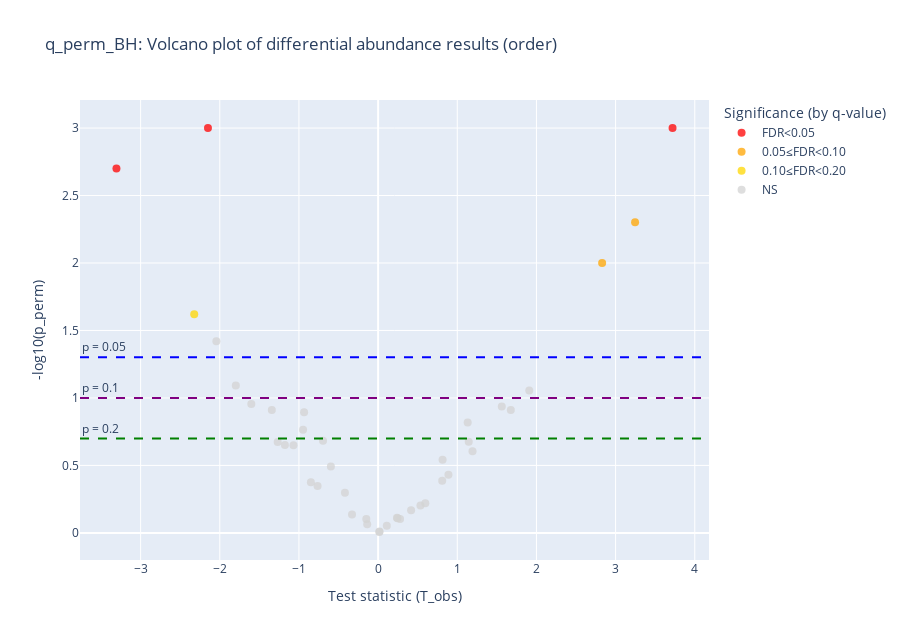
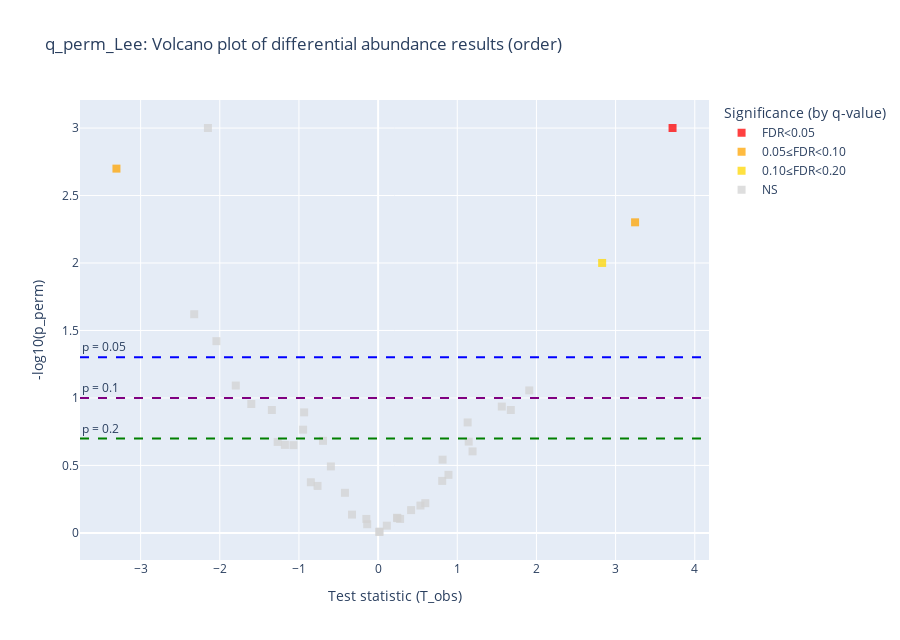
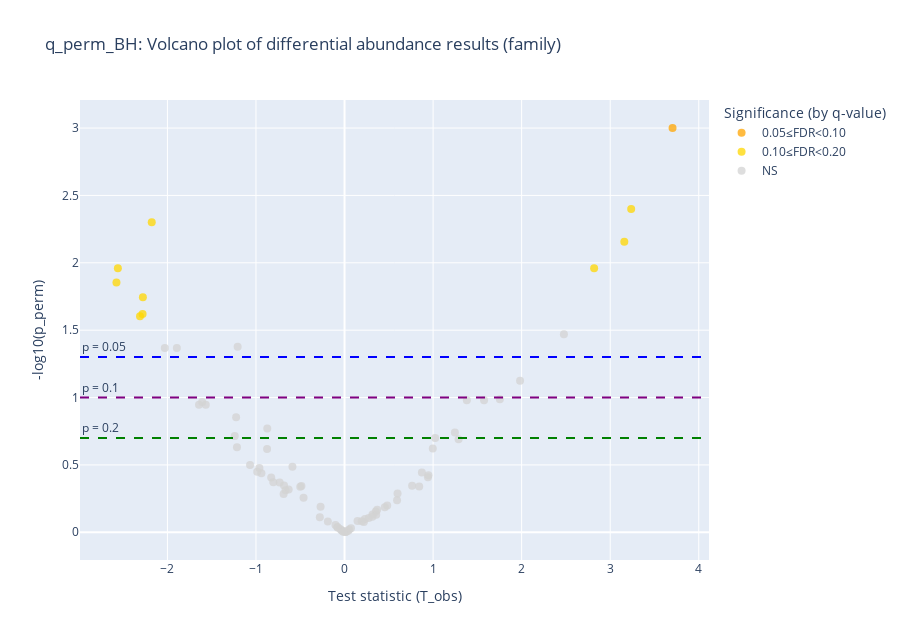
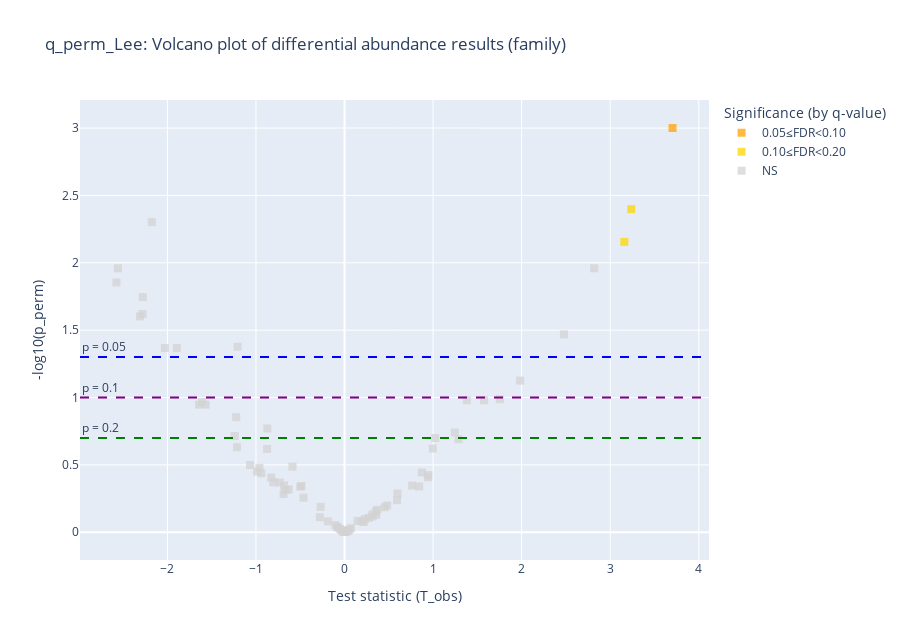

Here is the notebook cell these charts were saved with, in order:
### Code cell
def plot_volcano(df, level, method):
    """
    Plot a volcano plot for differential abundance results.

    Returns
    -------
    fig : plotly.graph_objs._figure.Figure
        The plotly figure object.
    """
    cat_order = ["FDR<0.05", "0.05≤FDR<0.10", "0.10≤FDR<0.20", "NS"]
    color_map = {
        "FDR<0.05": "red",
        "0.05≤FDR<0.10": "orange",
        "0.10≤FDR<0.20": "gold",
        "NS": "lightgrey",
    }
    # Set marker symbol based on method
    symbol = "circle" if method == "q_perm_BH" else "square"

    fig = px.scatter(
        df,
        x="T_obs",
        y="-log10_p",
        color="Significance",
        category_orders={"Significance": cat_order},
        color_discrete_map=color_map,
        hover_data=[level, "p_perm", method],
        title=f"{method}: Volcano plot of differential abundance results ({level})",
        labels={"T_obs": "Test statistic (T_obs)", "-log10_p": "-log10(p_perm)"},
        symbol_sequence=[symbol]
    )
    for p_thr, clr in [(0.05, "blue"), (0.10, "purple"), (0.20, "green")]:
        fig.add_hline(
            y=-np.log10(p_thr),
            line_dash="dash",
            line_color=clr,
            annotation_text=f"p = {p_thr}",
            annotation_position="top left",
        )
    fig.update_traces(marker=dict(size=8, opacity=0.75))
    fig.update_layout(legend_title="Significance (by q-value)", width=900, height=640)

    return fig

levels = ["order", "family", "genus", "species", "ASVs"]
n_iter = 1000
target_variable = "smoking_bin"

for level in levels:
    true_pvalue = linda_stats[level]['p_value']
    hist_fig_pvalue = plot_histogram(true_pvalue.values, bins=20, xlabel='p-value', ylabel='Frequency', title=f'Histogram of true p-values {level}')
    hist_fig_pvalue.savefig(f"results/histogram_true_{level}_{n_iter}_{target_variable}.png")
    plt.close(hist_fig_pvalue)

    stats_df = pd.read_csv(f"data/linda_{level}_{n_iter}_{target_variable}.csv", index_col=0)
    T_obs = linda_stats[level]['obs_stat'].values
    T_perm = stats_df.to_numpy()
    B = T_perm.shape[1]

    abs_obs = np.abs(T_obs)[:, None]
    abs_perm = np.abs(T_perm)
    perm_p = (1 + (abs_perm >= abs_obs).sum(axis=1)) / (1 + B)

    hist_fig_permuted = plot_histogram(perm_p, bins=20, xlabel='p-value', ylabel='Frequency', title=f'Histogram of permuted p-values {level}')
    hist_fig_permuted.savefig(f"results/histogram_permuted_{level}_{n_iter}_{target_variable}.png")
    plt.close(hist_fig_permuted)

    rej_bh, qvals_perm, _, _ = multipletests(perm_p, alpha=0.05, method='fdr_bh')
    ### Lee et al. method
    min_p_values = min_unadjusted_p_values(stats_df)
    adj_p_values = adjusted_p_values(min_p_values, true_pvalue)

    out = pd.DataFrame({
        "T_obs": T_obs,
        "p_true": true_pvalue.values,
        "p_perm": perm_p,
        "q_perm_BH": qvals_perm,
        "q_perm_Lee": adj_p_values
    }, index=true_pvalue.index)
    out.to_csv(f"results/permutation_null_{level}_{n_iter}_{target_variable}.csv")

    out_sorted = out.sort_values("q_perm_Lee")
    df = out_sorted.copy().reset_index().rename(columns={"index": level})
    df["-log10_p"] = -np.log10(df["p_perm"])

    # Precompute significance categories for both methods to avoid repeated code
    significance_methods = {
        "q_perm_BH": df["q_perm_BH"].values,
        "q_perm_Lee": df["q_perm_Lee"].values
    }
    for method, q in significance_methods.items():
        sig_count = (q < 0.05).sum()
        print(f"{level} level: {sig_count} significant taxa at FDR<0.05 by {method} method")

        conds = [
            q < 0.05,
            (q >= 0.05) & (q < 0.10),
            (q >= 0.10) & (q < 0.20),
        ]
        choices = ["FDR<0.05", "0.05≤FDR<0.10", "0.10≤FDR<0.20"]
        df["Significance"] = np.select(conds, choices, default="NS").astype(str)
        df["Significance"] = df["Significance"].fillna("NS").astype(str)

        fig = plot_volcano(df, level, method)
        fig.show()
        fig.write_image(f"plots/png/DA_{level}_{method}_KORA_smoking.png")
        fig.write_image(f"plots/svg/DA_{level}_{method}_KORA_smoking.svg")

### Figure 1 — Plotly figure (JSON) as saved in the notebook; plotly's stock layout.template omitted (floating-point values rounded to 4 significant figures)
{"data": [{"customdata": [["o__Izemoplasmatales;", 0.000999, 0.02048], ["o__Erysipelotrichales;", 0.001998, 0.02731], ["o__unknown_11;", 0.000999, 0.02048]], "hovertemplate": "Significance=FDR<0.05<br>Test statistic (T_obs)=%{x}<br>-log10(p_perm)=%{y}<br>order=%{customdata[0]}<br>p_perm=%{customdata[1]}<br>q_perm_BH=%{customdata[2]}<extra></extra>", "legendgroup": "FDR<0.05", "marker": {"color": "red", "opacity": 0.75, "size": 8, "symbol": "circle"}, "mode": "markers", "name": "FDR<0.05", "orientation": "v", "showlegend": true, "type": "scatter", "x": [3.719, -3.305, -2.149], "xaxis": "x", "y": [3.0, 2.699, 3.0], "yaxis": "y"}, {"customdata": [["o__Clostridia_vadinBB60_group;", 0.004995, 0.0512], ["o__Christensenellales;", 0.00999, 0.08192]], "hovertemplate": "Significance=0.05≤FDR<0.10<br>Test statistic (T_obs)=%{x}<br>-log10(p_perm)=%{y}<br>order=%{customdata[0]}<br>p_perm=%{customdata[1]}<br>q_perm_BH=%{customdata[2]}<extra></extra>", "legendgroup": "0.05≤FDR<0.10", "marker": {"color": "orange", "opacity": 0.75, "size": 8, "symbol": "circle"}, "mode": "markers", "name": "0.05≤FDR<0.10", "orientation": "v", "showlegend": true, "type": "scatter", "x": [3.246, 2.83], "xaxis": "x", "y": [2.301, 2.0], "yaxis": "y"}, {"customdata": [["o__Burkholderiales;", 0.02398, 0.1638]], "hovertemplate": "Significance=0.10≤FDR<0.20<br>Test statistic (T_obs)=%{x}<br>-log10(p_perm)=%{y}<br>order=%{customdata[0]}<br>p_perm=%{customdata[1]}<br>q_perm_BH=%{customdata[2]}<extra></extra>", "legendgroup": "0.10≤FDR<0.20", "marker": {"color": "gold", "opacity": 0.75, "size": 8, "symbol": "circle"}, "mode": "markers", "name": "0.10≤FDR<0.20", "orientation": "v", "showlegend": true, "type": "scatter", "x": [-2.323], "xaxis": "x", "y": [1.62], "yaxis": "y"}, {"customdata": [["o__Aeromonadales;", 0.03796, 0.2223], ["o__RF39;", 0.08791, 0.3745], ["o__Coriobacteriales;", 0.08092, 0.3745], ["o__Opitutales;", 0.1229, 0.3745], ["o__Acidaminococcales;", 0.1109, 0.3745], ["o__Verrucomicrobiales;", 0.1159, 0.3745], ["o__unknown_28;", 0.5045, 0.7133], ["o__Pasteurellales;", 0.2108, 0.4369], ["o__Victivallales;", 0.6274, 0.8298], ["o__Veillonellales-Selenomonadales;", 0.2228, 0.4369], ["o__unknown_2;", 0.2867, 0.5111], ["o__Saccharimonadales;", 0.1279, 0.3745], ["o__Rhodospirillales;", 0.2488, 0.4636], ["o__unknown_4;", 0.1718, 0.4369], ["o__Peptostreptococcales-Tissierellales;", 0.6024, 0.8233], ["o__Peptococcales;", 0.7782, 0.8734], ["o__unknown_15;", 0.2078, 0.4369], ["o__Acholeplasmatales;", 0.8631, 0.9295], ["o__Lactobacillales;", 0.4116, 0.6402], ["o__Monoglobales;", 0.978, 0.985], ["o__Methanobacteriales;", 0.4486, 0.6568], ["o__unknown_7;", 0.3217, 0.5495], ["o__Lachnospirales;", 0.1229, 0.3745], ["o__Gastranaerophilales;", 0.7882, 0.8734], ["o__Flavobacteriales;", 0.7722, 0.8734], ["o__Enterobacterales;", 0.4216, 0.6402], ["o__Desulfovibrionales;", 0.7323, 0.8734], ["o__DTU014;", 0.1518, 0.4151], ["o__Clostridiales;", 0.6783, 0.8691], ["o__Clostridia_UCG-014;", 0.985, 0.985], ["o__Clostridia;", 0.8841, 0.9295], ["o__Bifidobacteriales;", 0.2118, 0.4369], ["o__Bacteroidales;", 0.2238, 0.4369], ["o__Oscillospirales;", 0.3716, 0.6095], ["o__unknown_9;", 0.7882, 0.8734]], "hovertemplate": "Significance=NS<br>Test statistic (T_obs)=%{x}<br>-log10(p_perm)=%{y}<br>order=%{customdata[0]}<br>p_perm=%{customdata[1]}<br>q_perm_BH=%{customdata[2]}<extra></extra>", "legendgroup": "NS", "marker": {"color": "lightgrey", "opacity": 0.75, "size": 8, "symbol": "circle"}, "mode": "markers", "name": "NS", "orientation": "v", "showlegend": true, "type": "scatter", "x": [-2.043, 1.91, -1.798, 1.676, -1.602, 1.562, -0.419, 1.145, 0.5352, -1.177, 0.8146, -0.9347, 1.193, -0.9477, 0.5963, 0.2446, -0.6958, -0.1376, 0.8097, 0.01756, -0.7647, -0.5968, -1.342, 0.2776, 0.2382, -0.8491, -0.3296, 1.131, 0.4168, 0.01545, 0.1098, -1.269, -1.069, 0.8886, -0.1489], "xaxis": "x", "y": [1.421, 1.056, 1.092, 0.9105, 0.9551, 0.936, 0.2971, 0.6762, 0.2025, 0.6521, 0.5426, 0.8932, 0.6042, 0.7649, 0.2201, 0.1089, 0.6824, 0.06392, 0.3855, 0.009651, 0.3482, 0.4926, 0.9105, 0.1034, 0.1123, 0.3751, 0.1353, 0.8186, 0.1686, 0.006557, 0.05349, 0.6741, 0.6502, 0.4299, 0.1034], "yaxis": "y"}], "layout": {"annotations": [{"showarrow": false, "text": "p = 0.05", "x": 0, "xanchor": "left", "xref": "x domain", "y": 1.301, "yanchor": "bottom", "yref": "y"}, {"showarrow": false, "text": "p = 0.1", "x": 0, "xanchor": "left", "xref": "x domain", "y": 1, "yanchor": "bottom", "yref": "y"}, {"showarrow": false, "text": "p = 0.2", "x": 0, "xanchor": "left", "xref": "x domain", "y": 0.699, "yanchor": "bottom", "yref": "y"}], "height": 640, "legend": {"title": {"text": "Significance (by q-value)"}, "tracegroupgap": 0}, "shapes": [{"line": {"color": "blue", "dash": "dash"}, "type": "line", "x0": 0, "x1": 1, "xref": "x domain", "y0": 1.301, "y1": 1.301, "yref": "y"}, {"line": {"color": "purple", "dash": "dash"}, "type": "line", "x0": 0, "x1": 1, "xref": "x domain", "y0": 1, "y1": 1, "yref": "y"}, {"line": {"color": "green", "dash": "dash"}, "type": "line", "x0": 0, "x1": 1, "xref": "x domain", "y0": 0.699, "y1": 0.699, "yref": "y"}], "title": {"text": "q_perm_BH: Volcano plot of differential abundance results (order)"}, "width": 900, "xaxis": {"anchor": "y", "domain": [0, 1], "title": {"text": "Test statistic (T_obs)"}}, "yaxis": {"anchor": "x", "domain": [0, 1], "title": {"text": "-log10(p_perm)"}}}}

### Figure 2 — Plotly figure (JSON) as saved in the notebook; plotly's stock layout.template omitted (floating-point values rounded to 4 significant figures)
{"data": [{"customdata": [["o__Izemoplasmatales;", 0.000999, 0.04]], "hovertemplate": "Significance=FDR<0.05<br>Test statistic (T_obs)=%{x}<br>-log10(p_perm)=%{y}<br>order=%{customdata[0]}<br>p_perm=%{customdata[1]}<br>q_perm_Lee=%{customdata[2]}<extra></extra>", "legendgroup": "FDR<0.05", "marker": {"color": "red", "opacity": 0.75, "size": 8, "symbol": "square"}, "mode": "markers", "name": "FDR<0.05", "orientation": "v", "showlegend": true, "type": "scatter", "x": [3.719], "xaxis": "x", "y": [3.0], "yaxis": "y"}, {"customdata": [["o__Erysipelotrichales;", 0.001998, 0.076], ["o__Clostridia_vadinBB60_group;", 0.004995, 0.076]], "hovertemplate": "Significance=0.05≤FDR<0.10<br>Test statistic (T_obs)=%{x}<br>-log10(p_perm)=%{y}<br>order=%{customdata[0]}<br>p_perm=%{customdata[1]}<br>q_perm_Lee=%{customdata[2]}<extra></extra>", "legendgroup": "0.05≤FDR<0.10", "marker": {"color": "orange", "opacity": 0.75, "size": 8, "symbol": "square"}, "mode": "markers", "name": "0.05≤FDR<0.10", "orientation": "v", "showlegend": true, "type": "scatter", "x": [-3.305, 3.246], "xaxis": "x", "y": [2.699, 2.301], "yaxis": "y"}, {"customdata": [["o__Christensenellales;", 0.00999, 0.181]], "hovertemplate": "Significance=0.10≤FDR<0.20<br>Test statistic (T_obs)=%{x}<br>-log10(p_perm)=%{y}<br>order=%{customdata[0]}<br>p_perm=%{customdata[1]}<br>q_perm_Lee=%{customdata[2]}<extra></extra>", "legendgroup": "0.10≤FDR<0.20", "marker": {"color": "gold", "opacity": 0.75, "size": 8, "symbol": "square"}, "mode": "markers", "name": "0.10≤FDR<0.20", "orientation": "v", "showlegend": true, "type": "scatter", "x": [2.83], "xaxis": "x", "y": [2.0], "yaxis": "y"}, {"customdata": [["o__Burkholderiales;", 0.02398, 0.537], ["o__unknown_11;", 0.000999, 0.715], ["o__Aeromonadales;", 0.03796, 0.803], ["o__RF39;", 0.08791, 0.894], ["o__Coriobacteriales;", 0.08092, 0.95], ["o__Opitutales;", 0.1229, 0.975], ["o__Acidaminococcales;", 0.1109, 0.987], ["o__Verrucomicrobiales;", 0.1159, 0.994], ["o__unknown_28;", 0.5045, 1], ["o__Pasteurellales;", 0.2108, 1], ["o__Victivallales;", 0.6274, 1], ["o__Veillonellales-Selenomonadales;", 0.2228, 1], ["o__unknown_2;", 0.2867, 1], ["o__Saccharimonadales;", 0.1279, 1], ["o__Rhodospirillales;", 0.2488, 1], ["o__unknown_4;", 0.1718, 1], ["o__Peptostreptococcales-Tissierellales;", 0.6024, 1], ["o__Peptococcales;", 0.7782, 1], ["o__unknown_15;", 0.2078, 1], ["o__Acholeplasmatales;", 0.8631, 1], ["o__Lactobacillales;", 0.4116, 1], ["o__Monoglobales;", 0.978, 1], ["o__Methanobacteriales;", 0.4486, 1], ["o__unknown_7;", 0.3217, 1], ["o__Lachnospirales;", 0.1229, 1], ["o__Gastranaerophilales;", 0.7882, 1], ["o__Flavobacteriales;", 0.7722, 1], ["o__Enterobacterales;", 0.4216, 1], ["o__Desulfovibrionales;", 0.7323, 1], ["o__DTU014;", 0.1518, 1], ["o__Clostridiales;", 0.6783, 1], ["o__Clostridia_UCG-014;", 0.985, 1], ["o__Clostridia;", 0.8841, 1], ["o__Bifidobacteriales;", 0.2118, 1], ["o__Bacteroidales;", 0.2238, 1], ["o__Oscillospirales;", 0.3716, 1], ["o__unknown_9;", 0.7882, 1]], "hovertemplate": "Significance=NS<br>Test statistic (T_obs)=%{x}<br>-log10(p_perm)=%{y}<br>order=%{customdata[0]}<br>p_perm=%{customdata[1]}<br>q_perm_Lee=%{customdata[2]}<extra></extra>", "legendgroup": "NS", "marker": {"color": "lightgrey", "opacity": 0.75, "size": 8, "symbol": "square"}, "mode": "markers", "name": "NS", "orientation": "v", "showlegend": true, "type": "scatter", "x": [-2.323, -2.149, -2.043, 1.91, -1.798, 1.676, -1.602, 1.562, -0.419, 1.145, 0.5352, -1.177, 0.8146, -0.9347, 1.193, -0.9477, 0.5963, 0.2446, -0.6958, -0.1376, 0.8097, 0.01756, -0.7647, -0.5968, -1.342, 0.2776, 0.2382, -0.8491, -0.3296, 1.131, 0.4168, 0.01545, 0.1098, -1.269, -1.069, 0.8886, -0.1489], "xaxis": "x", "y": [1.62, 3.0, 1.421, 1.056, 1.092, 0.9105, 0.9551, 0.936, 0.2971, 0.6762, 0.2025, 0.6521, 0.5426, 0.8932, 0.6042, 0.7649, 0.2201, 0.1089, 0.6824, 0.06392, 0.3855, 0.009651, 0.3482, 0.4926, 0.9105, 0.1034, 0.1123, 0.3751, 0.1353, 0.8186, 0.1686, 0.006557, 0.05349, 0.6741, 0.6502, 0.4299, 0.1034], "yaxis": "y"}], "layout": {"annotations": [{"showarrow": false, "text": "p = 0.05", "x": 0, "xanchor": "left", "xref": "x domain", "y": 1.301, "yanchor": "bottom", "yref": "y"}, {"showarrow": false, "text": "p = 0.1", "x": 0, "xanchor": "left", "xref": "x domain", "y": 1, "yanchor": "bottom", "yref": "y"}, {"showarrow": false, "text": "p = 0.2", "x": 0, "xanchor": "left", "xref": "x domain", "y": 0.699, "yanchor": "bottom", "yref": "y"}], "height": 640, "legend": {"title": {"text": "Significance (by q-value)"}, "tracegroupgap": 0}, "shapes": [{"line": {"color": "blue", "dash": "dash"}, "type": "line", "x0": 0, "x1": 1, "xref": "x domain", "y0": 1.301, "y1": 1.301, "yref": "y"}, {"line": {"color": "purple", "dash": "dash"}, "type": "line", "x0": 0, "x1": 1, "xref": "x domain", "y0": 1, "y1": 1, "yref": "y"}, {"line": {"color": "green", "dash": "dash"}, "type": "line", "x0": 0, "x1": 1, "xref": "x domain", "y0": 0.699, "y1": 0.699, "yref": "y"}], "title": {"text": "q_perm_Lee: Volcano plot of differential abundance results (order)"}, "width": 900, "xaxis": {"anchor": "y", "domain": [0, 1], "title": {"text": "Test statistic (T_obs)"}}, "yaxis": {"anchor": "x", "domain": [0, 1], "title": {"text": "-log10(p_perm)"}}}}

### Figure 3 — Plotly figure (JSON) as saved in the notebook; plotly's stock layout.template omitted (floating-point values rounded to 4 significant figures; data arrays with more than 128 entries replaced by an {"elided": "..."} marker saying what was removed)
{"data": [{"customdata": [["f__Izemoplasmatales;", 0.000999, 0.07992]], "hovertemplate": "Significance=0.05≤FDR<0.10<br>Test statistic (T_obs)=%{x}<br>-log10(p_perm)=%{y}<br>family=%{customdata[0]}<br>p_perm=%{customdata[1]}<br>q_perm_BH=%{customdata[2]}<extra></extra>", "legendgroup": "0.05≤FDR<0.10", "marker": {"color": "orange", "opacity": 0.75, "size": 8, "symbol": "circle"}, "mode": "markers", "name": "0.05≤FDR<0.10", "orientation": "v", "showlegend": true, "type": "scatter", "x": [3.704], "xaxis": "x", "y": [3.0], "yaxis": "y"}, {"customdata": [["f__UCG-010;", 0.006993, 0.1399], ["f__Clostridia_vadinBB60_group;", 0.003996, 0.1332], ["f__Christensenellaceae;", 0.01099, 0.1465], ["f__Erysipelatoclostridiaceae;", 0.01099, 0.1465], ["f__Erysipelotrichaceae;", 0.01399, 0.1598], ["f__Sutterellaceae;", 0.02498, 0.1998], ["f__Tannerellaceae;", 0.02398, 0.1998], ["f__[Clostridium]_methylpentosum_group;", 0.01798, 0.1798], ["f__unknown_37;", 0.004995, 0.1332]], "hovertemplate": "Significance=0.10≤FDR<0.20<br>Test statistic (T_obs)=%{x}<br>-log10(p_perm)=%{y}<br>family=%{customdata[0]}<br>p_perm=%{customdata[1]}<br>q_perm_BH=%{customdata[2]}<extra></extra>", "legendgroup": "0.10≤FDR<0.20", "marker": {"color": "gold", "opacity": 0.75, "size": 8, "symbol": "circle"}, "mode": "markers", "name": "0.10≤FDR<0.20", "orientation": "v", "showlegend": true, "type": "scatter", "x": [3.159, 3.237, 2.818, -2.56, -2.576, -2.31, -2.281, -2.277, -2.177], "xaxis": "x", "y": [2.155, 2.398, 1.959, 1.959, 1.854, 1.602, 1.62, 1.745, 2.301], "yaxis": "y"}, {"customdata": {"elided": "70x3 mixed values"}, "hovertemplate": "Significance=NS<br>Test statistic (T_obs)=%{x}<br>-log10(p_perm)=%{y}<br>family=%{customdata[0]}<br>p_perm=%{customdata[1]}<br>q_perm_BH=%{customdata[2]}<extra></extra>", "legendgroup": "NS", "marker": {"color": "lightgrey", "opacity": 0.75, "size": 8, "symbol": "circle"}, "mode": "markers", "name": "NS", "orientation": "v", "showlegend": true, "type": "scatter", "x": [2.477, -2.029, 1.982, -1.894, 1.754, 0.7631, 0.3579, -1.067, 0.5932, 0.3527, 0.9964, -0.6657, -0.8726, -0.8285, -0.05022, -0.4629, -0.02926, -0.2705, -1.207, -0.9388, 0.9417, -0.7323, -0.5882, 0.1468, 1.288, 0.02477, 0.01256, -0.487, -0.0802, 0.8736, -1.224, -0.6831, -0.8747, 0.2183, 0.4818, 1.381, -0.1886, -0.9615, 0.4541, 0.05247, -0.4999, 0.273, -0.6311, -0.02901, 0.194, -1.643, 0.008463, 1.575, -1.567, -1.215, -0.2792, -0.9863, -0.8045, 0.5986, 0.3156, 1.246, -0.1024, 1.024, 0.9472, 0.07264, -0.6882, 0.8431, -1.608, -1.24, 0.23, 0.3144, 0.3684, -0.07884, 0.04213, -0.01085], "xaxis": "x", "y": [1.469, 1.367, 1.125, 1.367, 0.9876, 0.3463, 0.1294, 0.4994, 0.2378, 0.1541, 0.622, 0.3129, 0.77, 0.406, 0.025, 0.2569, 0.01411, 0.1889, 1.377, 0.4381, 0.4083, 0.369, 0.4872, 0.08451, 0.6908, 0.008323, 0.003048, 0.3434, 0.03949, 0.4441, 0.8543, 0.3482, 0.6184, 0.07615, 0.199, 0.9792, 0.08083, 0.478, 0.1862, 0.02043, 0.3386, 0.1067, 0.3183, 0.01054, 0.08136, 0.9474, 0.002175, 0.9792, 0.9474, 0.6312, 0.1117, 0.4502, 0.371, 0.2878, 0.1318, 0.7404, 0.05398, 0.6994, 0.4241, 0.03009, 0.2844, 0.3405, 0.967, 0.7149, 0.09789, 0.1162, 0.1673, 0.03476, 0.01098, 0.002175], "yaxis": "y"}], "layout": {"annotations": [{"showarrow": false, "text": "p = 0.05", "x": 0, "xanchor": "left", "xref": "x domain", "y": 1.301, "yanchor": "bottom", "yref": "y"}, {"showarrow": false, "text": "p = 0.1", "x": 0, "xanchor": "left", "xref": "x domain", "y": 1, "yanchor": "bottom", "yref": "y"}, {"showarrow": false, "text": "p = 0.2", "x": 0, "xanchor": "left", "xref": "x domain", "y": 0.699, "yanchor": "bottom", "yref": "y"}], "height": 640, "legend": {"title": {"text": "Significance (by q-value)"}, "tracegroupgap": 0}, "shapes": [{"line": {"color": "blue", "dash": "dash"}, "type": "line", "x0": 0, "x1": 1, "xref": "x domain", "y0": 1.301, "y1": 1.301, "yref": "y"}, {"line": {"color": "purple", "dash": "dash"}, "type": "line", "x0": 0, "x1": 1, "xref": "x domain", "y0": 1, "y1": 1, "yref": "y"}, {"line": {"color": "green", "dash": "dash"}, "type": "line", "x0": 0, "x1": 1, "xref": "x domain", "y0": 0.699, "y1": 0.699, "yref": "y"}], "title": {"text": "q_perm_BH: Volcano plot of differential abundance results (family)"}, "width": 900, "xaxis": {"anchor": "y", "domain": [0, 1], "title": {"text": "Test statistic (T_obs)"}}, "yaxis": {"anchor": "x", "domain": [0, 1], "title": {"text": "-log10(p_perm)"}}}}

### Figure 4 — Plotly figure (JSON) as saved in the notebook; plotly's stock layout.template omitted (floating-point values rounded to 4 significant figures; data arrays with more than 128 entries replaced by an {"elided": "..."} marker saying what was removed)
{"data": [{"customdata": [["f__Izemoplasmatales;", 0.000999, 0.073]], "hovertemplate": "Significance=0.05≤FDR<0.10<br>Test statistic (T_obs)=%{x}<br>-log10(p_perm)=%{y}<br>family=%{customdata[0]}<br>p_perm=%{customdata[1]}<br>q_perm_Lee=%{customdata[2]}<extra></extra>", "legendgroup": "0.05≤FDR<0.10", "marker": {"color": "orange", "opacity": 0.75, "size": 8, "symbol": "square"}, "mode": "markers", "name": "0.05≤FDR<0.10", "orientation": "v", "showlegend": true, "type": "scatter", "x": [3.704], "xaxis": "x", "y": [3.0], "yaxis": "y"}, {"customdata": [["f__UCG-010;", 0.006993, 0.141], ["f__Clostridia_vadinBB60_group;", 0.003996, 0.141]], "hovertemplate": "Significance=0.10≤FDR<0.20<br>Test statistic (T_obs)=%{x}<br>-log10(p_perm)=%{y}<br>family=%{customdata[0]}<br>p_perm=%{customdata[1]}<br>q_perm_Lee=%{customdata[2]}<extra></extra>", "legendgroup": "0.10≤FDR<0.20", "marker": {"color": "gold", "opacity": 0.75, "size": 8, "symbol": "square"}, "mode": "markers", "name": "0.10≤FDR<0.20", "orientation": "v", "showlegend": true, "type": "scatter", "x": [3.159, 3.237], "xaxis": "x", "y": [2.155, 2.398], "yaxis": "y"}, {"customdata": {"elided": "77x3 mixed values"}, "hovertemplate": "Significance=NS<br>Test statistic (T_obs)=%{x}<br>-log10(p_perm)=%{y}<br>family=%{customdata[0]}<br>p_perm=%{customdata[1]}<br>q_perm_Lee=%{customdata[2]}<extra></extra>", "legendgroup": "NS", "marker": {"color": "lightgrey", "opacity": 0.75, "size": 8, "symbol": "square"}, "mode": "markers", "name": "NS", "orientation": "v", "showlegend": true, "type": "scatter", "x": [2.818, -2.56, -2.576, 2.477, -2.31, -2.281, -2.277, -2.177, -2.029, 1.982, -1.894, 1.754, 0.7631, 0.3579, -1.067, 0.5932, 0.3527, 0.9964, -0.6657, -0.8726, -0.8285, -0.05022, -0.4629, -0.02926, -0.2705, -1.207, -0.9388, 0.9417, -0.7323, -0.5882, 0.1468, 1.288, 0.02477, 0.01256, -0.487, -0.0802, 0.8736, -1.224, -0.6831, -0.8747, 0.2183, 0.4818, 1.381, -0.1886, -0.9615, 0.4541, 0.05247, -0.4999, 0.273, -0.6311, -0.02901, 0.194, -1.643, 0.008463, 1.575, -1.567, -1.215, -0.2792, -0.9863, -0.8045, 0.5986, 0.3156, 1.246, -0.1024, 1.024, 0.9472, 0.07264, -0.6882, 0.8431, -1.608, -1.24, 0.23, 0.3144, 0.3684, -0.07884, 0.04213, -0.01085], "xaxis": "x", "y": [1.959, 1.959, 1.854, 1.469, 1.602, 1.62, 1.745, 2.301, 1.367, 1.125, 1.367, 0.9876, 0.3463, 0.1294, 0.4994, 0.2378, 0.1541, 0.622, 0.3129, 0.77, 0.406, 0.025, 0.2569, 0.01411, 0.1889, 1.377, 0.4381, 0.4083, 0.369, 0.4872, 0.08451, 0.6908, 0.008323, 0.003048, 0.3434, 0.03949, 0.4441, 0.8543, 0.3482, 0.6184, 0.07615, 0.199, 0.9792, 0.08083, 0.478, 0.1862, 0.02043, 0.3386, 0.1067, 0.3183, 0.01054, 0.08136, 0.9474, 0.002175, 0.9792, 0.9474, 0.6312, 0.1117, 0.4502, 0.371, 0.2878, 0.1318, 0.7404, 0.05398, 0.6994, 0.4241, 0.03009, 0.2844, 0.3405, 0.967, 0.7149, 0.09789, 0.1162, 0.1673, 0.03476, 0.01098, 0.002175], "yaxis": "y"}], "layout": {"annotations": [{"showarrow": false, "text": "p = 0.05", "x": 0, "xanchor": "left", "xref": "x domain", "y": 1.301, "yanchor": "bottom", "yref": "y"}, {"showarrow": false, "text": "p = 0.1", "x": 0, "xanchor": "left", "xref": "x domain", "y": 1, "yanchor": "bottom", "yref": "y"}, {"showarrow": false, "text": "p = 0.2", "x": 0, "xanchor": "left", "xref": "x domain", "y": 0.699, "yanchor": "bottom", "yref": "y"}], "height": 640, "legend": {"title": {"text": "Significance (by q-value)"}, "tracegroupgap": 0}, "shapes": [{"line": {"color": "blue", "dash": "dash"}, "type": "line", "x0": 0, "x1": 1, "xref": "x domain", "y0": 1.301, "y1": 1.301, "yref": "y"}, {"line": {"color": "purple", "dash": "dash"}, "type": "line", "x0": 0, "x1": 1, "xref": "x domain", "y0": 1, "y1": 1, "yref": "y"}, {"line": {"color": "green", "dash": "dash"}, "type": "line", "x0": 0, "x1": 1, "xref": "x domain", "y0": 0.699, "y1": 0.699, "yref": "y"}], "title": {"text": "q_perm_Lee: Volcano plot of differential abundance results (family)"}, "width": 900, "xaxis": {"anchor": "y", "domain": [0, 1], "title": {"text": "Test statistic (T_obs)"}}, "yaxis": {"anchor": "x", "domain": [0, 1], "title": {"text": "-log10(p_perm)"}}}}
